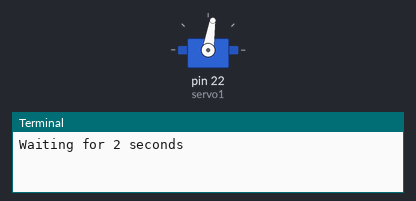
A program run on a simulated Raspberry Pi (header pin numbers). Shown: servo, the last lines printed to the terminal. Servo angles are drawn from the pulse width (0.5 ms = 0°, 2.5 ms = 180°). At 2.5 s the program stops and its outputs stay as they are.

Above: at 0.1 s.
At 2.1 s:
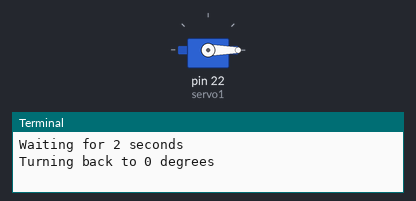
Timing chart, 0 to 4.0 s (numbered marks = the images above):
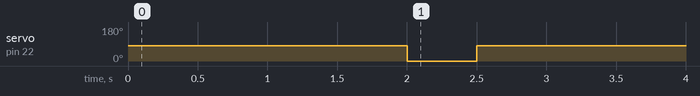

Measured:
- by itself, servo on pin 22 (servo1): 81° → 0° at 2.0 s, → 81° 0.50 s later

The program:

test2.py
```python
# Import libraries
import RPi.GPIO as GPIO
import time

# Set GPIO numbering mode
GPIO.setmode(GPIO.BOARD)

# Set pin 22 as an output, and set servo1 as pin 22 as PWM
GPIO.setup(22,GPIO.OUT)
servo1 = GPIO.PWM(22,100) # Note 22 is pin, 50 = 50Hz pulse

#start PWM running, but with value of 0 (pulse off)
servo1.start(0)
print ("Waiting for 2 seconds")
servo1.ChangeDutyCycle(14)
time.sleep(2)

#turn back to 0 degrees
print ("Turning back to 0 degrees")
servo1.ChangeDutyCycle(4)
time.sleep(0.5)
servo1.ChangeDutyCycle(14)

#Clean things up at the end
servo1.stop()
GPIO.cleanup()
print ("Goodbye")
```
